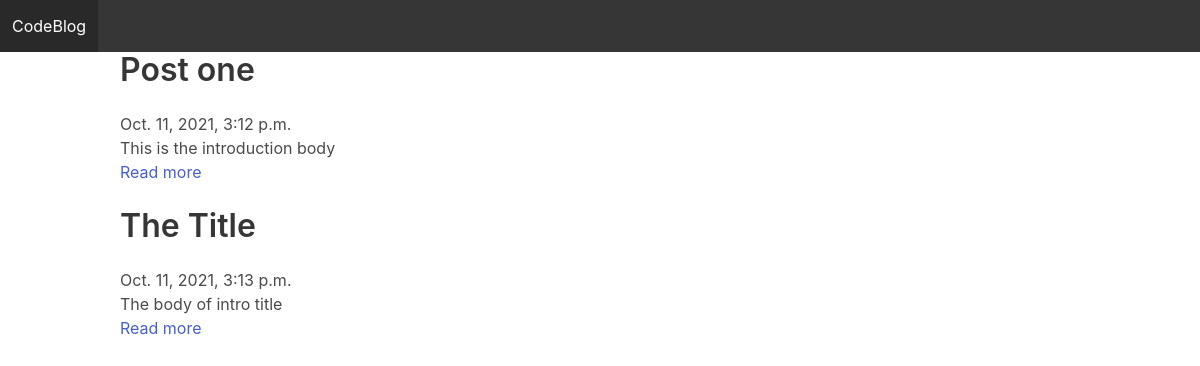
Before: / with the older database file.
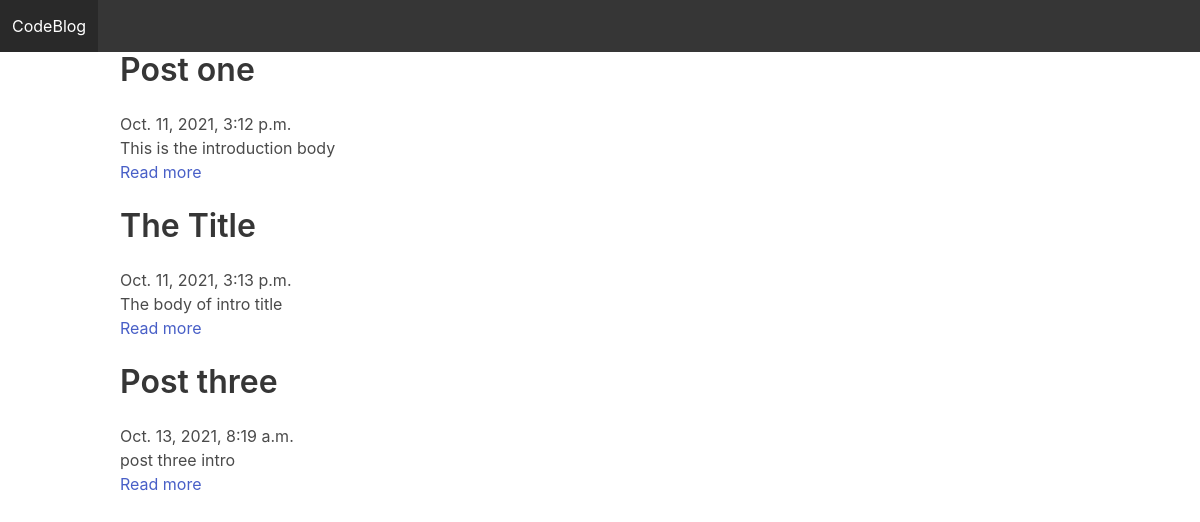
After: the same page with the newer database file.
### blog/models.py (models this page shows, shortened)
class Post(models.Model):
    category = models.ForeignKey(Category, related_name="posts", on_delete=models.CASCADE)
    title = models.CharField(max_length=255)
    slug = models.SlugField()
    intro = models.TextField()
    body = models.TextField()
    date_added = models.DateTimeField(auto_now_add=True)

### blog/views.py (the view)
# urls.py: path('', frontpage, name='front_page'),
def frontpage(request):
    posts = Post.objects.all()
    context = {
        'posts': posts
    }
    return render(request, 'frontpage.html', context)

### blog/templates/frontpage.html
{% extends 'base.html' %}
{% block content %}
    {% for post in posts %}
        <article>
            <h2 class="title">{{ post.title }}</h2>
            <time>{{ post.date_added }}</time>
            <p>{{ post.intro }}</p>
            <a href="{% url 'detail' post.slug %}">Read more</a>
        </article>
        <br>
    {% endfor %}
{% endblock %}

### templates/base.html (shortened to what this page needs)
<!DOCTYPE html>
<html>
    <head>
        <link rel="stylesheet" href="https://cdn.jsdelivr.net/npm/bulma@0.8.2/css/bulma.min.css">
    </head>
    <body>
        <nav class="navbar is-dark" role="navigation" aria-label="main navigation">
            <div class="navbar-brand">
                <a href="https://bulma.io" class="navbar-item">CodeBlog</a>
            </div>
        </nav>
        <div class="container">
            {% block content %}
            {% endblock %}
        </div>
    </body>
</html>

Changed rows visible on the page:
added Post: title "Post three", date_added "Oct. 13, 2021, 8:19 a.m.", intro "post three intro"
